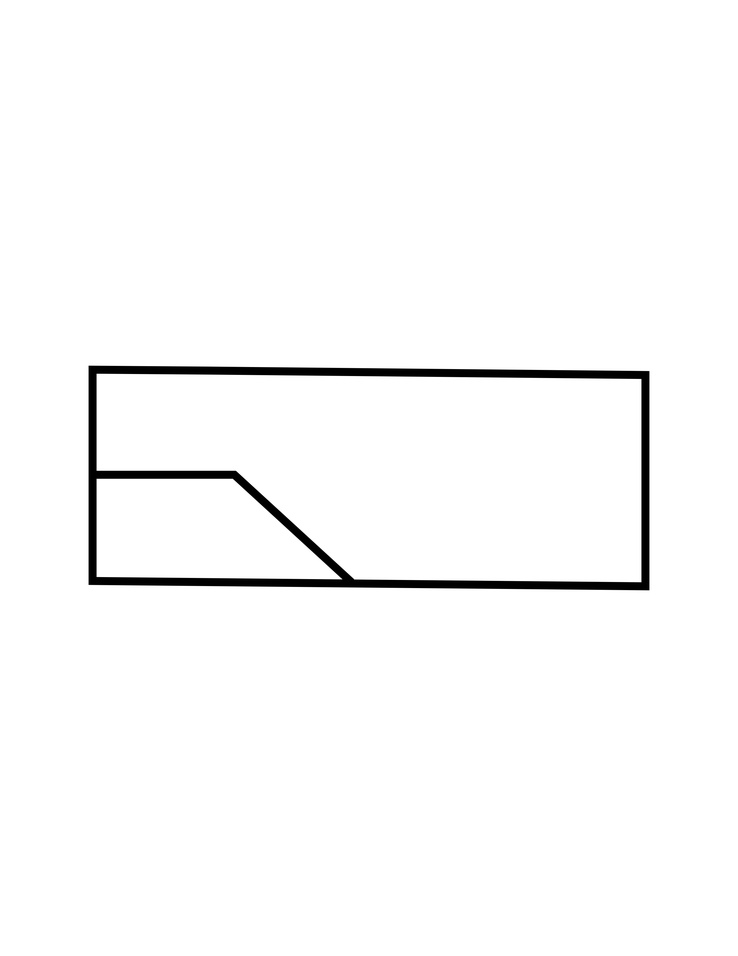
#> input picture corner points and lines/Test2-1.jpg, 738 x 956 px, shrunk from 2550 x 3300 before the run
$ python lines.py
#> lines starting #> are read from the running program, lines starting #| are printed output that depends on the picture; after the words box and inside, x2 and y2 are one past the last pixel; in counts of white or black regions, pixels touching at a corner belong together
### corner points and lines/points.py
class Vector:
	def __init__(self,x,y):
		self.x = x
		self.y = y
		self.checked = False
	def dist(self, v):
		import math
		return math.sqrt( math.pow(v.x - self.x, 2) + math.pow(v.y - self.y, 2) )
	def group(self, v):
		return [self, v]
	def is_black_in_mid(self, v, img):
		col = (self.x + v.x)/2
		row = (self.y + v.y)/2
		return img[row,col] <= 15
	def __str__(self):
		return "Vector("+str(self.x) + ", " + str(self.y)+")"
	def __repr__(self):
		return "Vector("+str(self.x) + ", " + str(self.y)+")"
	def __eq__(self, v):
		return self.x == v.x and self.y == v.y

# [19 lines left out: functions removeDuplicates, find_nearest_white, nearest_white_dist, not called in this run]

import cv2
import numpy as np

img=cv2.imread('Test2-1.jpg')
#> img is the input picture: shape (956, 738, 3); min 0, max 255, mean 249.7
img = cv2.copyMakeBorder(img, 30, 30, 30, 30, cv2.BORDER_CONSTANT, value = (255,255,255))
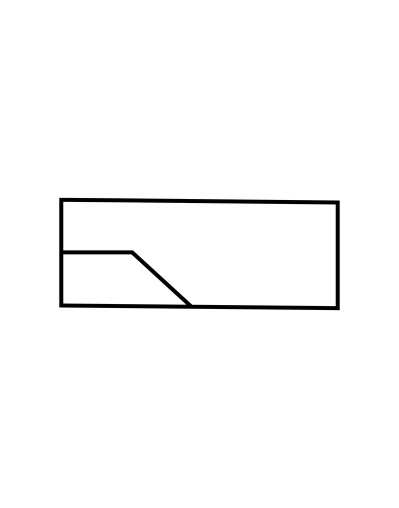
#> img: shape (1016, 798, 3) (shown at 1/2 size); min 0, max 255, mean 250.4
imgray=cv2.cvtColor(img,cv2.COLOR_BGR2GRAY)
gray=np.float32(imgray)

#threshold the imgray img, then use that to ignore redundant red points
_, graythresh = cv2.threshold(imgray, 30, 255, cv2.THRESH_BINARY | cv2.THRESH_OTSU )
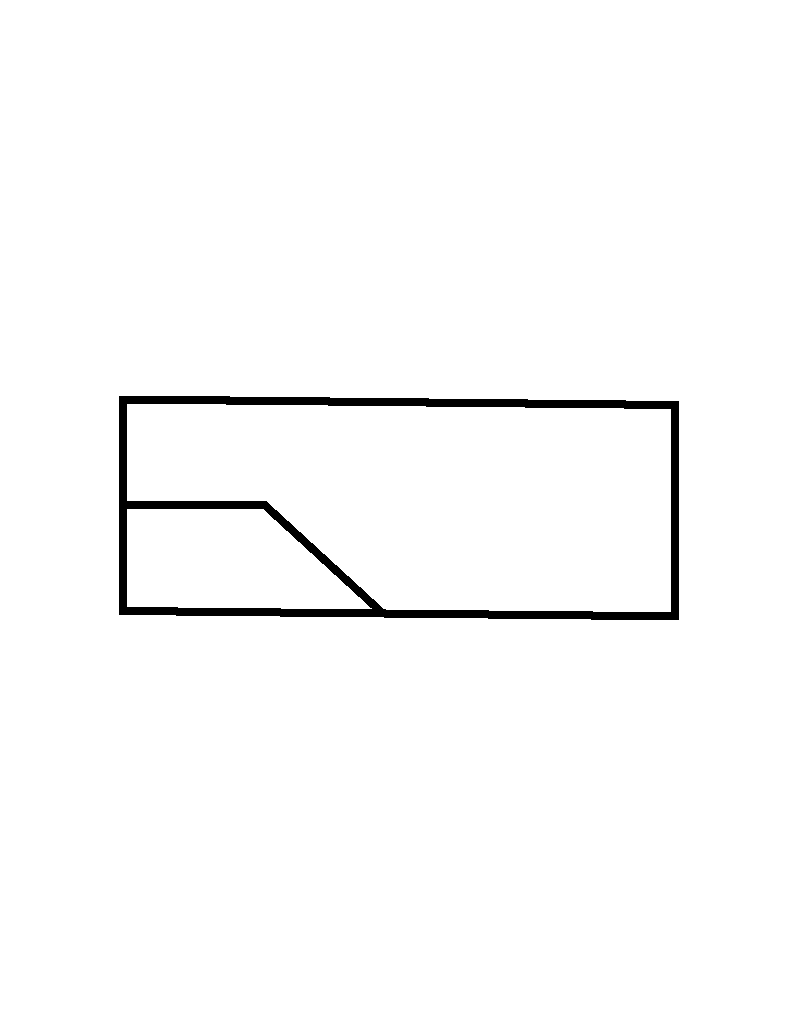
#> graythresh: shape (1016, 798); 98.2% white; 1 black region, box (x1, y1, x2, y2) and area: (119, 396, 679, 620) 14567
nonzero = cv2.findNonZero(graythresh)
#> nonzero = contour of 796201 points, box (x1, y1, x2, y2) (0, 0, 798, 1016), area 0

#detecting and placing blue corners
corners=cv2.goodFeaturesToTrack(graythresh, 100, 0.15 ,10)
#> corners = [[678, 619], [119, 614], [670, 611], [127, 606], [127, 509], [670, 409], [127, 404], [678, 401], [119, 396], [370, 608], [383, 608], [263, 509]]
corners=np.int0(corners)

#vector stuff
pointlist = []
for corner in corners:
	x,y=corner.ravel()
	cv2.circle(img,(x,y),5,255,-1)
	pointlist.append(Vector(x,y))
#> this loop made 12 passes
#> (x, y) on passes 1 to 8: (678, 619), (119, 614), (670, 611), (127, 606), (127, 509), (670, 409), (127, 404), (678, 401)
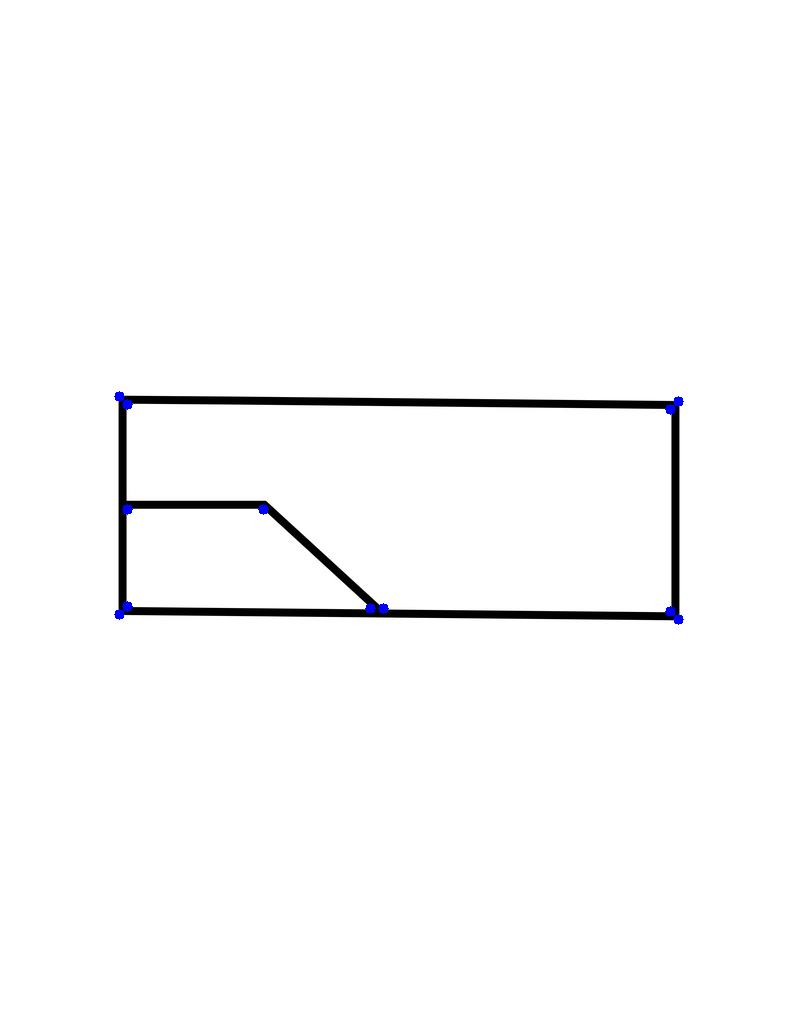
#> img: shape (1016, 798, 3); 0.12% of pixels changed, all inside (x1, y1, x2, y2) = (114, 391, 684, 625)
#> after the loop, pointlist = 12 items
	# print(x,y)

pairs = []


#grouping blue points (shabby corners)
for i in pointlist:
	distarr = []
	for j in pointlist:
		if j is not i:
			distarr.append((i.dist(j), j))
	# [4 lines of commented-out code are left out]

	sortedPoints = sorted(distarr)
	templist = []
	for p in sortedPoints:
		if(i.is_black_in_mid(p[1], graythresh)):
			templist.append(p)
	if(len(templist) > 0):
		temp = min(templist)
		i.checked = True
		temp[1].checked = True
		pairs.append(i.group(temp[1]))

#final corner points in red
red = []
for pair in pairs:
	x = (pair[0].x+pair[1].x)/2
	y = (pair[0].y+pair[1].y)/2
	v = (x,y)
	if(v not in red):
		#if the color at x,y at this place is white, then don't place the red shit here
		#row, col
		if(cmp(list(img[y,x]), [255,255,255]) is not 0):

			#ignoring this place if its close to white

			if(nearest_white_dist((x,y)) <= 3 ):
				continue

			red.append((x,y))
			cv2.circle(img,(x,y), 6, (0,0,255), -1)
			# [7 lines of commented-out code are left out]

cv2.imwrite('Try2.jpg',img)
cv2.destroyAllWindows()

### corner points and lines/lines.py
import cv2
#> (the run stopped early here; a loop or call above may not have finished)

$ run again, with corner points and lines/HDD.jpg copied over corner points and lines/Test2-1.jpg
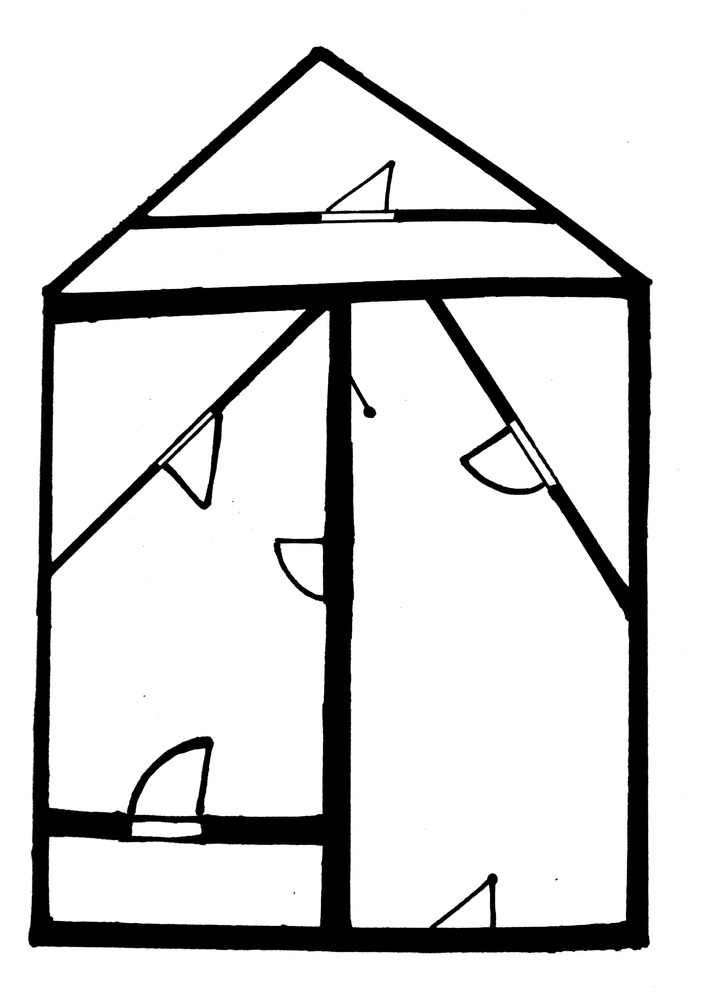
#> input picture corner points and lines/HDD.jpg, 701 x 1000 px, shrunk from 2144 x 3060 before the run
#> img is the input picture: shape (1000, 701, 3); min 0, max 255, mean 217.8
#> `img = cv2.copyMakeBorder(img, 30, 30, 30, 30, cv2.BORDER_CONSTANT, val..`:
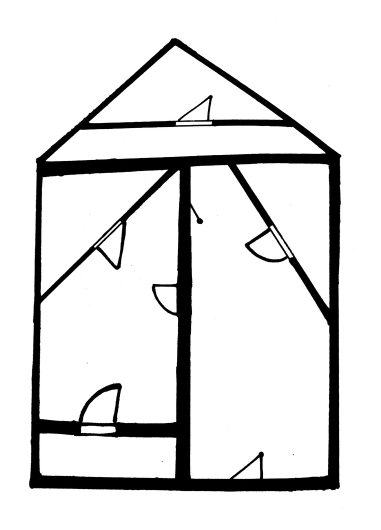
#> img: shape (1060, 761, 3) (shown at 1/2 size); min 0, max 255, mean 222.7
#> graythresh: shape (1060, 761); 87.3% white; 5 black regions (4 under 20 px), largest, box (x1, y1, x2, y2) and area: (58, 76, 683, 984) 102212
#> nonzero = contour of 704441 points, box (x1, y1, x2, y2) (0, 0, 761, 1060), area 0
#> corners = 100 rows, first 8: [243, 449], [467, 957], [518, 915], [165, 844], [234, 778], [658, 615], [82, 590], [334, 339]
#> the loop `for corner in corners:` made 100 passes
#> (x, y) on passes 1 to 8: (243, 449), (467, 957), (518, 915), (165, 844), (234, 778), (658, 615), (82, 590), (334, 339)
#> after the loop `for corner in corners:`:
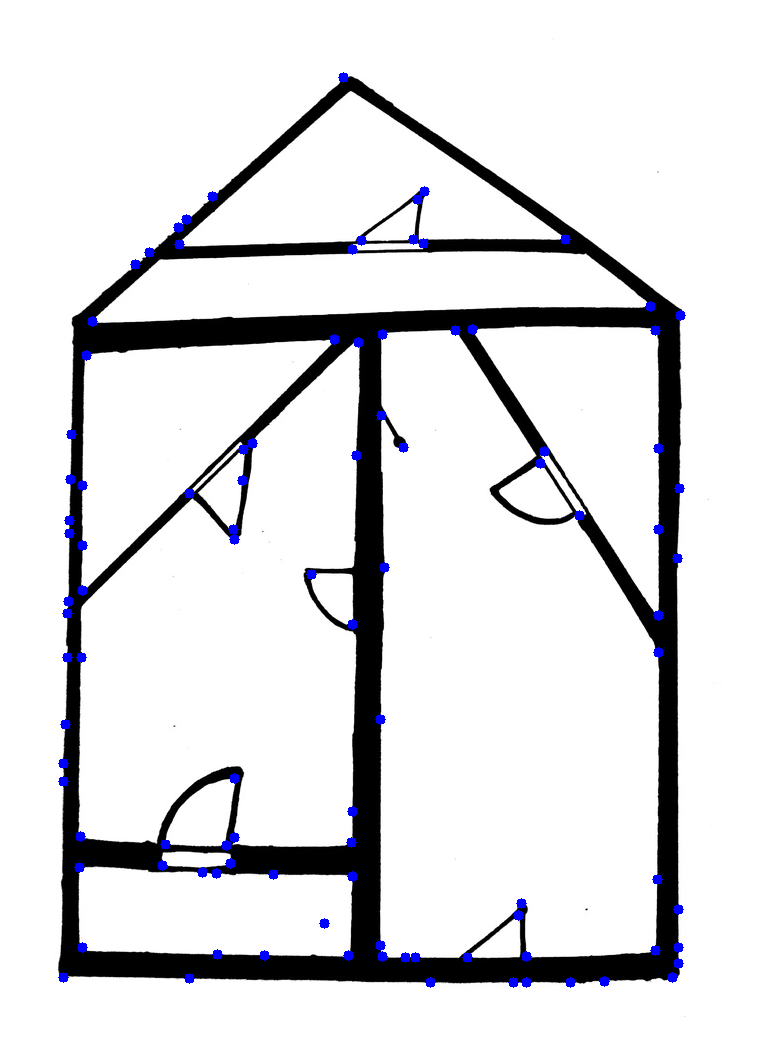
#> img: shape (1060, 761, 3); 1% of pixels changed, all inside (x1, y1, x2, y2) = (58, 72, 686, 988)
#> after the loop `for corner in corners:`: pointlist = 100 items

$ run again, with corner points and lines/Handrawn.jpg copied over corner points and lines/Test2-1.jpg
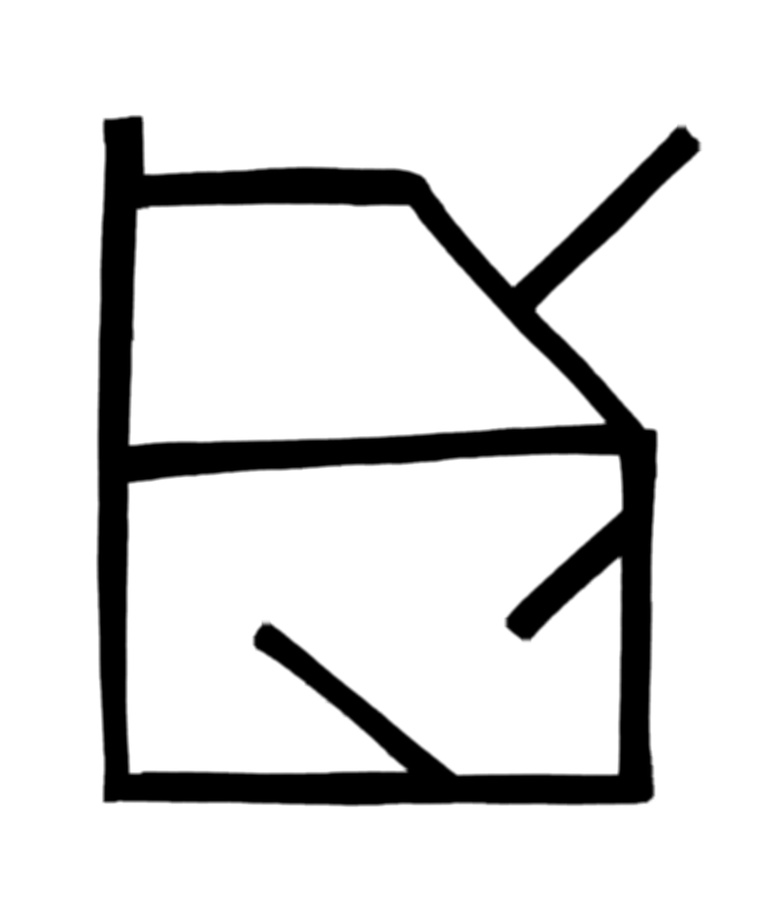
#> input picture corner points and lines/Handrawn.jpg, 784 x 900 px, shrunk from 2028 x 2328 before the run
#> img is the input picture: shape (900, 784, 3); min 0, max 255, mean 220
#> `_, graythresh = cv2.threshold(imgray, 30, 255, cv2.THRESH_BINARY | cv2..`:
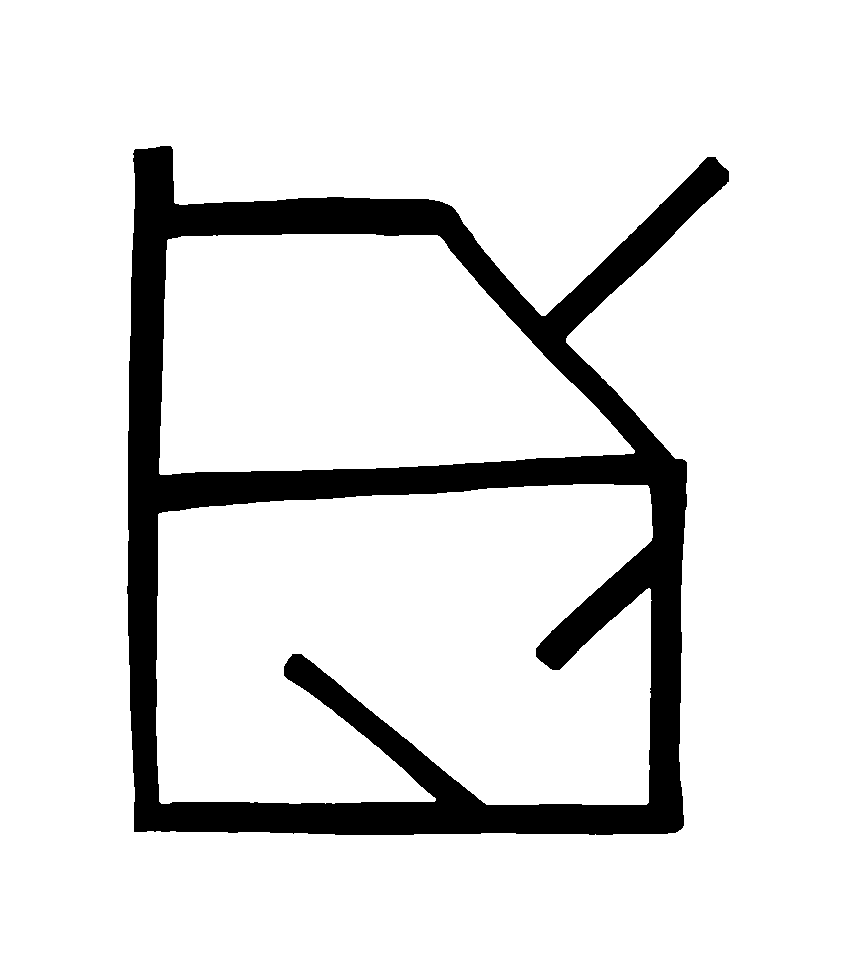
#> graythresh: shape (960, 844); 88% white; 1 black region, box (x1, y1, x2, y2) and area: (127, 146, 729, 835) 97193
#> nonzero = contour of 713047 points, box (x1, y1, x2, y2) (0, 0, 844, 960), area 0
#> corners = 38 rows, first 8: [134, 831], [649, 589], [292, 654], [715, 157], [434, 800], [159, 514], [160, 473], [633, 452]
#> the loop `for corner in corners:` made 38 passes
#> (x, y) on passes 1 to 8: (134, 831), (649, 589), (292, 654), (715, 157), (434, 800), (159, 514), (160, 473), (633, 452)
#> after the loop `for corner in corners:`:
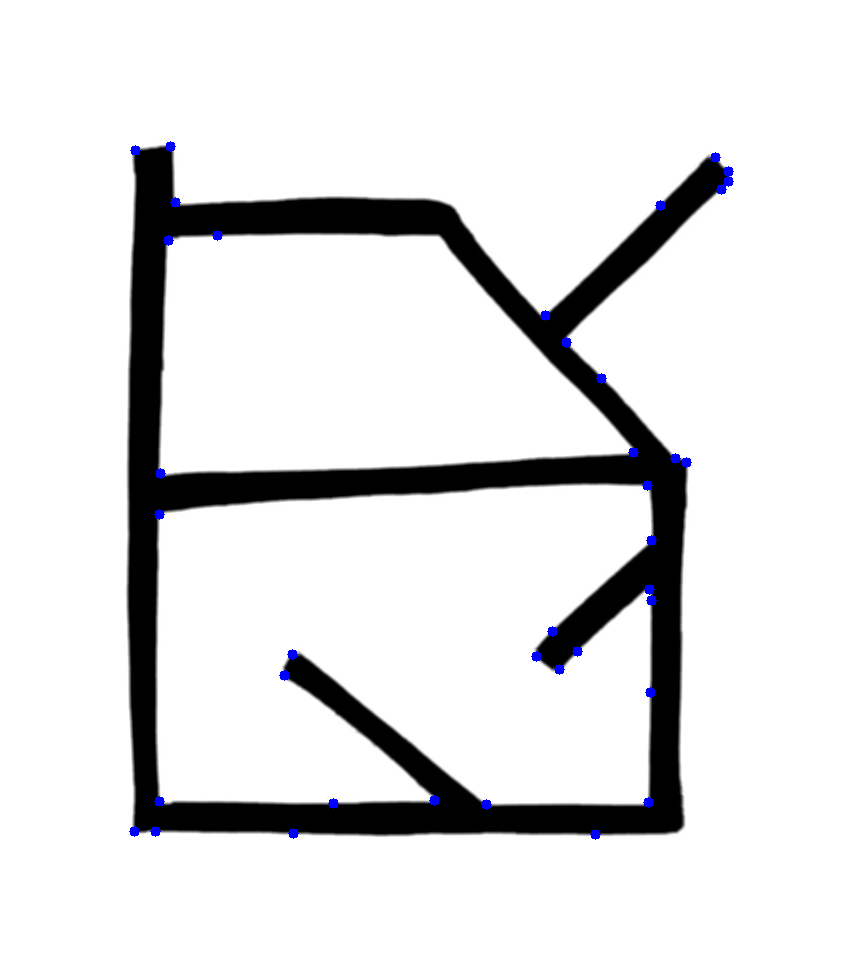
#> img: shape (960, 844, 3); mean B, G, R 225, 224, 224
#> after the loop `for corner in corners:`: pointlist = 38 items
